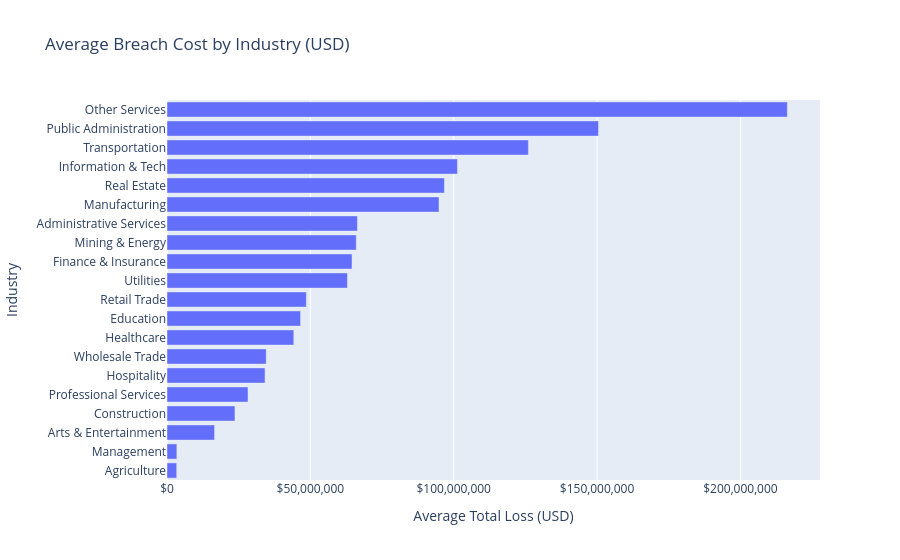

This figure's notebook cell:
### Code cell
# Average breach cost by industry
industry_cost = df.groupby('industry_name')['total_loss_usd'].mean().reset_index()
industry_cost.columns = ['industry_name', 'avg_breach_cost']
industry_cost = industry_cost.dropna().sort_values('avg_breach_cost', ascending=True)

fig = px.bar(
    industry_cost,
    x='avg_breach_cost',
    y='industry_name',
    orientation='h',
    title='Average Breach Cost by Industry (USD)',
    labels={'avg_breach_cost': 'Average Total Loss (USD)', 'industry_name': 'Industry'}
)
fig.update_xaxes(tickformat='$,.0f')
fig.show()

### Figure 1 — Plotly figure (JSON) as saved in the notebook; plotly's stock layout.template omitted (floating-point values rounded to 4 significant figures)
{"data": [{"hovertemplate": "Average Total Loss (USD)=%{x}<br>Industry=%{y}<extra></extra>", "legendgroup": "", "marker": {"color": "#636efa", "pattern": {"shape": ""}}, "name": "", "orientation": "h", "showlegend": false, "textposition": "auto", "type": "bar", "x": [3391000.0, 3441000.0, 16590000.0, 23700000.0, 28260000.0, 34190000.0, 34600000.0, 44220000.0, 46580000.0, 48590000.0, 62940000.0, 64530000.0, 66010000.0, 66420000.0, 94870000.0, 96750000.0, 101300000.0, 126000000.0, 150500000.0, 216400000.0], "xaxis": "x", "y": ["Agriculture", "Management", "Arts & Entertainment", "Construction", "Professional Services", "Hospitality", "Wholesale Trade", "Healthcare", "Education", "Retail Trade", "Utilities", "Finance & Insurance", "Mining & Energy", "Administrative Services", "Manufacturing", "Real Estate", "Information & Tech", "Transportation", "Public Administration", "Other Services"], "yaxis": "y"}], "layout": {"autosize": true, "barmode": "relative", "legend": {"tracegroupgap": 0}, "title": {"text": "Average Breach Cost by Industry (USD)"}, "xaxis": {"anchor": "y", "autorange": true, "domain": [0, 1], "range": [0, 227700000.0], "tickformat": "$,.0f", "title": {"text": "Average Total Loss (USD)"}, "type": "linear"}, "yaxis": {"anchor": "x", "autorange": true, "domain": [0, 1], "range": [-0.5, 19.5], "title": {"text": "Industry"}, "type": "category"}}}
